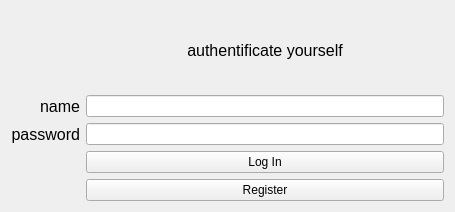
<?xml version="1.0" encoding="UTF-8"?>
<ui version="4.0">
 <class>auth_window</class>
 <widget class="QWidget" name="auth_window">
  <property name="geometry">
   <rect>
    <x>0</x>
    <y>0</y>
    <width>455</width>
    <height>212</height>
   </rect>
  </property>
  <property name="windowTitle">
   <string>Form</string>
  </property>
  <layout class="QHBoxLayout" name="horizontalLayout">
   <item>
    <layout class="QGridLayout" name="gridLayout">
     <item row="4" column="1">
      <widget class="QPushButton" name="loginPushButton">
       <property name="text">
        <string>Log In</string>
       </property>
      </widget>
     </item>
     <item row="2" column="0">
      <widget class="QLabel" name="label_Name">
       <property name="font">
        <font>
         <pointsize>12</pointsize>
        </font>
       </property>
       <property name="midLineWidth">
        <number>0</number>
       </property>
       <property name="text">
        <string>name</string>
       </property>
       <property name="alignment">
        <set>Qt::AlignRight|Qt::AlignTrailing|Qt::AlignVCenter</set>
       </property>
      </widget>
     </item>
     <item row="2" column="1">
      <widget class="QLineEdit" name="lineEdit"/>
     </item>
     <item row="3" column="0">
      <widget class="QLabel" name="label_Password">
       <property name="font">
        <font>
         <pointsize>12</pointsize>
        </font>
       </property>
       <property name="text">
        <string>password</string>
       </property>
       <property name="alignment">
        <set>Qt::AlignRight|Qt::AlignTrailing|Qt::AlignVCenter</set>
       </property>
      </widget>
     </item>
     <item row="3" column="1">
      <widget class="QLineEdit" name="lineEdit_2"/>
     </item>
     <item row="5" column="1">
      <widget class="QPushButton" name="registerPushButton_2">
       <property name="text">
        <string>Register</string>
       </property>
      </widget>
     </item>
     <item row="1" column="1">
      <widget class="QLabel" name="labelWelcome">
       <property name="font">
        <font>
         <pointsize>12</pointsize>
        </font>
       </property>
       <property name="text">
        <string>authentificate yourself</string>
       </property>
       <property name="alignment">
        <set>Qt::AlignCenter</set>
       </property>
      </widget>
     </item>
     <item row="4" column="0">
      <widget class="QLabel" name="labelError">
       <property name="text">
        <string/>
       </property>
      </widget>
     </item>
    </layout>
   </item>
  </layout>
 </widget>
 <tabstops>
  <tabstop>lineEdit</tabstop>
  <tabstop>lineEdit_2</tabstop>
  <tabstop>loginPushButton</tabstop>
  <tabstop>registerPushButton_2</tabstop>
 </tabstops>
 <resources/>
 <connections/>
</ui>
